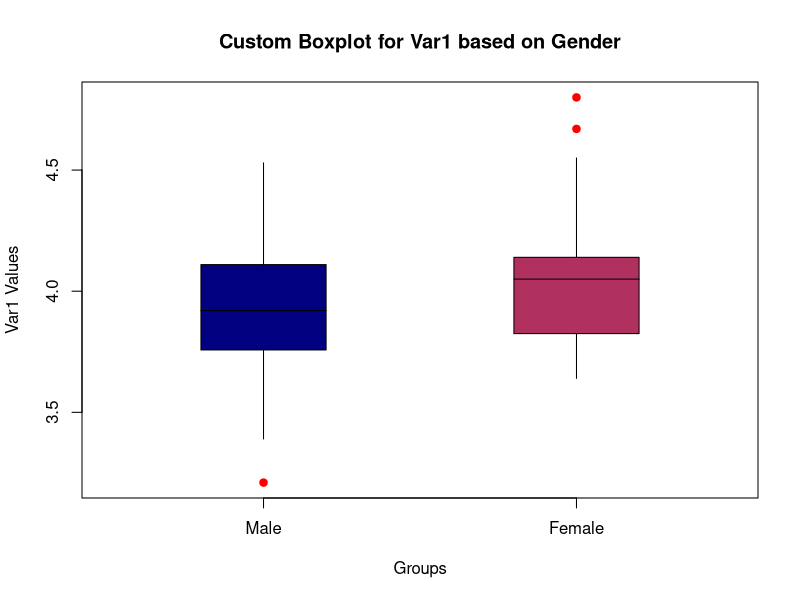
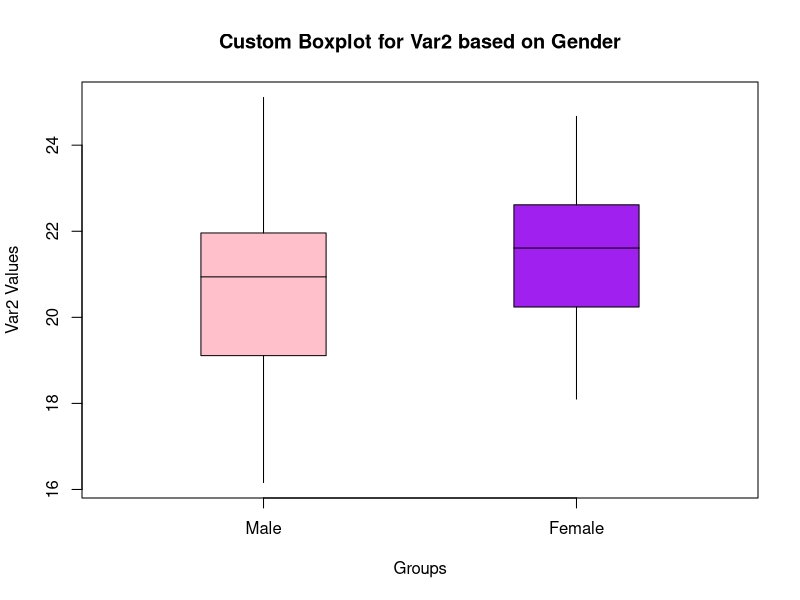

Here is the R script that generated these plots, in order:
custom_boxplot <- function(data, var_name, group_var, main = "Boxplot", xlab = "Groups", ylab = "Values", color = c("navy", "pink")) {
  # Get unique groups
  groups <- unique(data[[group_var]])
  
  # Create an empty plot
  plot(NULL, xlim = c(0.5, length(groups) + 0.5), ylim = range(data[[var_name]], na.rm = TRUE), 
       xlab = xlab, ylab = ylab, main = main,xaxt='n')
  
  # Loop through groups
  for (i in 1:length(groups)) {
    # Subset data for each group
    subset_data <- data[data[[group_var]] == groups[i], var_name]
    
    # Calculate boxplot statistics
    box_min <- quantile(subset_data, 0.25, na.rm = TRUE)
    box_med <- median(subset_data, na.rm = TRUE)
    box_max <- quantile(subset_data, 0.75, na.rm = TRUE)
    whisker_min <- min(subset_data[subset_data >= box_min - 1.5 * IQR(subset_data, na.rm = TRUE)], na.rm = TRUE)
    whisker_max <- max(subset_data[subset_data <= box_max + 1.5 * IQR(subset_data, na.rm = TRUE)], na.rm = TRUE)
    outliers <- subset_data[subset_data < box_min - 1.5 * IQR(subset_data, na.rm = TRUE) |
                              subset_data > box_max + 1.5 * IQR(subset_data, na.rm = TRUE)]
    
    # Box
    polygon(c(i - 0.2, i + 0.2, i + 0.2, i - 0.2), c(box_min, box_min, box_max, box_max), border = "black", col = color[i])
    
    # Median line
    segments(i - 0.2, box_med, i + 0.2, box_med)
    
    # Whiskers
    segments(i, whisker_min, i, box_min)
    segments(i, whisker_max, i, box_max)
    
    # Outliers
    if (length(outliers) > 0) {
      points(rep(i, length(outliers)), outliers, pch = 19, col = "red")
    }
  }
  
  # X-axis labels
  axis(1, at = 1:length(groups), labels = groups)
}

# Load data
data <- read.table("DatasetNA.txt", header = TRUE, na.strings = "NA")

# Plot boxplot for Var1 using custom function based on Gender
dev.new()
custom_boxplot(data, "Var1", "Gender", main = "Custom Boxplot for Var1 based on Gender", ylab = "Var1 Values", color = c("navy", "maroon"))
dev.new()
custom_boxplot(data, "Var2", "Gender", main = "Custom Boxplot for Var2 based on Gender", ylab = "Var2 Values", color = c("pink", "purple"))

